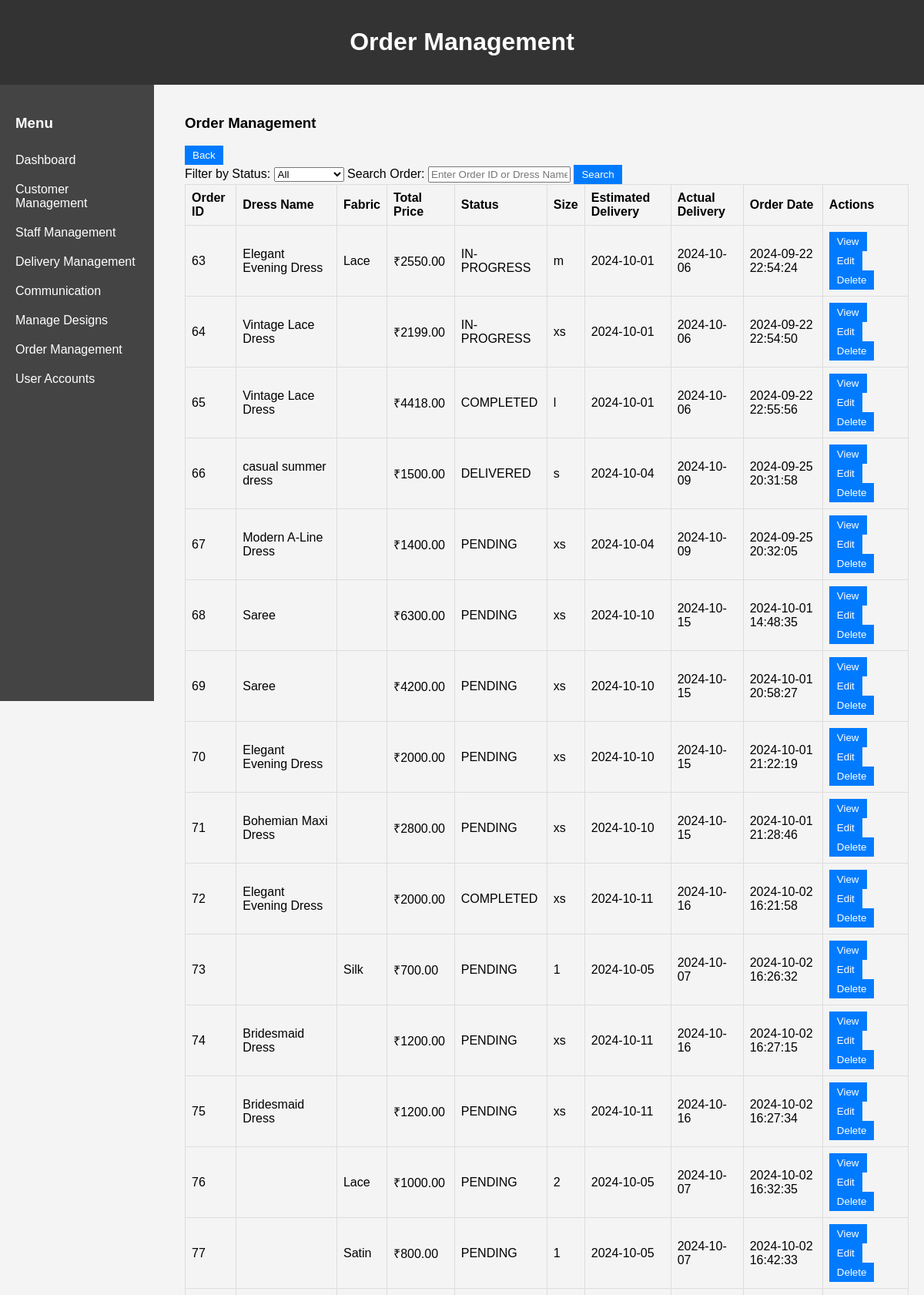
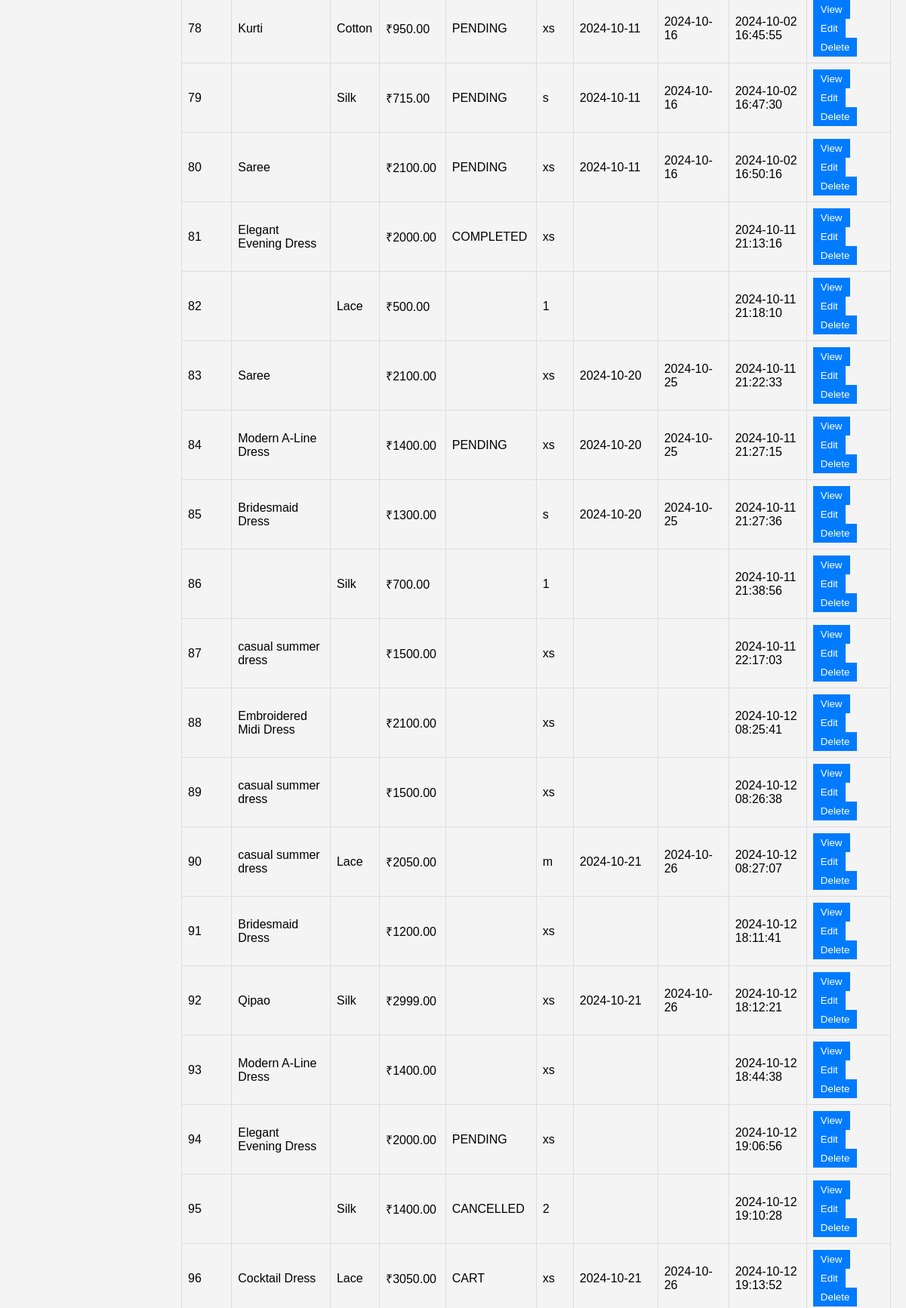
The page /admin/orderManage1.php (upper part) on the database its author committed (2 pictures, top to bottom).
### tables this page shows
CREATE TABLE `orders` (
  `ORDER_ID` int(11) NOT NULL,
  `USER_ID` int(11) NOT NULL,
  `DRESS_ID` int(11) DEFAULT NULL,
  `FABRIC_ID` int(11) DEFAULT NULL,
  `OPTION_ID` int(11) DEFAULT NULL,
  `STATUSES` enum('PENDING','IN-PROGRESS','COMPLETED','SHIPPED','DELIVERED','CANCELLED','CART') NOT NULL,
  `SSIZE` varchar(100) NOT NULL,
  `QUANTITY` int(2) NOT NULL,
  `TOTAL_PRICE` decimal(10,2) NOT NULL,
  `ESTIMATED_DELIVERY_DATE` date DEFAULT NULL,
  `ACTUAL_DELIVERY_DATE` date DEFAULT NULL,
  `CREATED_AT` datetime NOT NULL DEFAULT current_timestamp()
);

CREATE TABLE `dress` (
  `DRESS_ID` int(11) NOT NULL,
  `NAME` varchar(100) NOT NULL,
  `DESCRIPTION` text DEFAULT NULL,
  `FABRIC` varchar(50) NOT NULL,
  `COLOR` varchar(100) NOT NULL,
  `SIZES` varchar(100) NOT NULL,
  `BASE_PRICE` decimal(10,2) NOT NULL,
  `IMAGE_URL` varchar(255) DEFAULT NULL,
  `CREATED_AT` datetime NOT NULL DEFAULT current_timestamp(),
  `visibility` tinyint(1) DEFAULT 1
);

CREATE TABLE `fabrics` (
  `FABRIC_ID` int(11) NOT NULL,
  `NAME` varchar(100) NOT NULL,
  `IMAGE_URL` varchar(255) DEFAULT NULL,
  `DESCRIPTION` text DEFAULT NULL,
  `PRICE_PER_UNIT` decimal(10,2) NOT NULL,
  `AVAILABLE_QUANTITY` decimal(10,2) NOT NULL,
  `CREATED_AT` datetime NOT NULL DEFAULT current_timestamp(),
  `visibility` tinyint(1) DEFAULT 1,
  `STOCK_STATUS` varchar(20) NOT NULL DEFAULT 'In Stock'
);

### admin/orderManage1.php (the view, shortened to what this page needs)
<?php
$servername = "localhost";
$username = "root";
$password = "";
$dbname = "fashion";
$conn =  mysqli_connect($servername, $username, $password, $dbname);
$filter_status = $_POST['filter-status'] ?? 'all';
$search_order = $_POST['search-order'] ?? '';
$sql = "
    SELECT
        o.ORDER_ID,
        o.USER_ID,
        d.NAME as DRESS_NAME,
        f.NAME as FABRIC_NAME,
        o.TOTAL_PRICE,
        o.STATUSES,
        o.SSIZE,
        o.ESTIMATED_DELIVERY_DATE,
        o.ACTUAL_DELIVERY_DATE,
        o.CREATED_AT
    FROM orders o
    LEFT JOIN dress d ON o.DRESS_ID = d.DRESS_ID
    LEFT JOIN fabrics f ON o.FABRIC_ID = f.FABRIC_ID
    WHERE 1=1
";
$result = $conn->query($sql);
?>
<!DOCTYPE html>
<html lang="en">
<head>
    <link rel="stylesheet" href="admin.css">
</head>
<body>
    <div class="header">
        <h1>Order Management</h1>
    </div>
    <div class="admin-dashboard">
        <aside class="sidebar">
            <h3>Menu</h3>
            <a href="admindshbrd.html">Dashboard</a>
            <a href="customers.html">Customer Management</a>
            <a href="staff.html">Staff Management</a>
            <a href="delivery.html">Delivery Management</a>
            <a href="communications.html">Communication</a>
            <a href="manageDesign.html">Manage Designs</a>
            <a href="orderManage.php">Order Management</a>
            <a href="useracc.html">User Accounts</a>
        </aside>
        <main class="content">
            <h3>Order Management</h3>
            <a href="orderManage.php"><button>Back</button></a>
            <div class="filters">
                <form method="POST" action="orderManage.php">
                    <label for="filter-status">Filter by Status:</label>
                    <select id="filter-status" name="filter-status">
                        <option value="all" <?php if ($filter_status == 'all') echo 'selected'; ?>>All</option>
                    </select>
                    <label for="search-order">Search Order:</label>
                    <input type="text" id="search-order" name="search-order" placeholder="Enter Order ID or Dress Name" value="<?php echo htmlspecialchars($search_order); ?>">
                    <button type="submit">Search</button>
                </form>
            </div>
            <table>
                <thead>
                    <tr>
                        <th>Order ID</th>
                        <th>Dress Name</th>
                        <th>Fabric</th>
                        <th>Total Price</th>
                        <th>Status</th>
                        <th>Size</th>
                        <th>Estimated Delivery</th>
                        <th>Actual Delivery</th>
                        <th>Order Date</th>
                        <th>Actions</th>
                    </tr>
                </thead>
                <tbody>
                    <?php
                    if ($result->num_rows > 0) {
                        while ($row = $result->fetch_assoc()) {
                            echo "<tr>
                                    <td>{$row['ORDER_ID']}</td>
                                    <td>{$row['DRESS_NAME']}</td>
                                    <td>{$row['FABRIC_NAME']}</td>
                                    <td>₹{$row['TOTAL_PRICE']}</td>
                                    <td>{$row['STATUSES']}</td>
                                    <td>{$row['SSIZE']}</td>
                                    <td>{$row['ESTIMATED_DELIVERY_DATE']}</td>
                                    <td>{$row['ACTUAL_DELIVERY_DATE']}</td>
                                    <td>{$row['CREATED_AT']}</td>
                                    <td>
                                        <a href='viewOrder.php?order_id={$row['ORDER_ID']}'><button>View</button></a>
                                        <a href='editOrder.php?order_id={$row['ORDER_ID']}'><button>Edit</button></a>
                                        <a href='deleteOrder.php?order_id={$row['ORDER_ID']}' onclick=\"return confirm('Are you sure?')\"><button>Delete</button></a>
                                    </td>
                                </tr>";
                        }
                    } else {
                        echo "<tr><td colspan='10'>No orders found</td></tr>";
                    }
                    ?>
                </tbody>
            </table>
        </main>
    </div>
</body>
</html>

### admin/admin.css (style rules this page uses)
body { font-family: Arial, sans-serif; background-color: #f4f4f4; margin: 0; padding: 0; }
.header { background-color: #333; color: #fff; padding: 15px; text-align: center; }
.sidebar { width: 200px; background-color: #444; color: #fff; height: 100vh; float: left; padding: 20px; box-sizing: border-box; }
.sidebar a { color: #fff; display: block; padding: 10px 0; text-decoration: none; }
.content { margin-left: 220px; padding: 20px; box-sizing: border-box; }
table { width: 100%; border-collapse: collapse; }
th, td { border: 1px solid #ddd; padding: 8px; text-align: left; }
th { background-color: #f4f4f4; }
button { padding: 5px 10px; margin-right: 5px; border: none; background-color: #007bff; color: #fff; cursor: pointer; }

### rows shown on the page
orders: ORDER_ID "63", DRESS_ID.NAME "Elegant Evening Dress", FABRIC_ID.NAME "Lace", TOTAL_PRICE "2550.00", STATUSES "IN-PROGRESS", SSIZE "m", ESTIMATED_DELIVERY_DATE "2024-10-01", ACTUAL_DELIVERY_DATE "2024-10-06", CREATED_AT "2024-09-22 22:54:24"
orders: ORDER_ID "64", DRESS_ID.NAME "Vintage Lace Dress", TOTAL_PRICE "2199.00", STATUSES "IN-PROGRESS", SSIZE "xs", ESTIMATED_DELIVERY_DATE "2024-10-01", ACTUAL_DELIVERY_DATE "2024-10-06", CREATED_AT "2024-09-22 22:54:50"
orders: ORDER_ID "65", DRESS_ID.NAME "Vintage Lace Dress", TOTAL_PRICE "4418.00", STATUSES "COMPLETED", SSIZE "l", ESTIMATED_DELIVERY_DATE "2024-10-01", ACTUAL_DELIVERY_DATE "2024-10-06", CREATED_AT "2024-09-22 22:55:56"
orders: ORDER_ID "66", DRESS_ID.NAME "casual summer dress", TOTAL_PRICE "1500.00", STATUSES "DELIVERED", SSIZE "s", ESTIMATED_DELIVERY_DATE "2024-10-04", ACTUAL_DELIVERY_DATE "2024-10-09", CREATED_AT "2024-09-25 20:31:58"
orders: ORDER_ID "67", DRESS_ID.NAME "Modern A-Line Dress", TOTAL_PRICE "1400.00", STATUSES "PENDING", SSIZE "xs", ESTIMATED_DELIVERY_DATE "2024-10-04", ACTUAL_DELIVERY_DATE "2024-10-09", CREATED_AT "2024-09-25 20:32:05"
orders: ORDER_ID "68", DRESS_ID.NAME "Saree", TOTAL_PRICE "6300.00", STATUSES "PENDING", SSIZE "xs", ESTIMATED_DELIVERY_DATE "2024-10-10", ACTUAL_DELIVERY_DATE "2024-10-15", CREATED_AT "2024-10-01 14:48:35"
orders: ORDER_ID "69", DRESS_ID.NAME "Saree", TOTAL_PRICE "4200.00", STATUSES "PENDING", SSIZE "xs", ESTIMATED_DELIVERY_DATE "2024-10-10", ACTUAL_DELIVERY_DATE "2024-10-15", CREATED_AT "2024-10-01 20:58:27"
orders: ORDER_ID "70", DRESS_ID.NAME "Elegant Evening Dress", TOTAL_PRICE "2000.00", STATUSES "PENDING", SSIZE "xs", ESTIMATED_DELIVERY_DATE "2024-10-10", ACTUAL_DELIVERY_DATE "2024-10-15", CREATED_AT "2024-10-01 21:22:19"
orders: ORDER_ID "71", DRESS_ID.NAME "Bohemian Maxi Dress", TOTAL_PRICE "2800.00", STATUSES "PENDING", SSIZE "xs", ESTIMATED_DELIVERY_DATE "2024-10-10", ACTUAL_DELIVERY_DATE "2024-10-15", CREATED_AT "2024-10-01 21:28:46"
orders: ORDER_ID "72", DRESS_ID.NAME "Elegant Evening Dress", TOTAL_PRICE "2000.00", STATUSES "COMPLETED", SSIZE "xs", ESTIMATED_DELIVERY_DATE "2024-10-11", ACTUAL_DELIVERY_DATE "2024-10-16", CREATED_AT "2024-10-02 16:21:58"
orders: ORDER_ID "73", FABRIC_ID.NAME "Silk", TOTAL_PRICE "700.00", STATUSES "PENDING", SSIZE "1", ESTIMATED_DELIVERY_DATE "2024-10-05", ACTUAL_DELIVERY_DATE "2024-10-07", CREATED_AT "2024-10-02 16:26:32"
orders: ORDER_ID "74", DRESS_ID.NAME "Bridesmaid Dress", TOTAL_PRICE "1200.00", STATUSES "PENDING", SSIZE "xs", ESTIMATED_DELIVERY_DATE "2024-10-11", ACTUAL_DELIVERY_DATE "2024-10-16", CREATED_AT "2024-10-02 16:27:15"
orders: ORDER_ID "75", DRESS_ID.NAME "Bridesmaid Dress", TOTAL_PRICE "1200.00", STATUSES "PENDING", SSIZE "xs", ESTIMATED_DELIVERY_DATE "2024-10-11", ACTUAL_DELIVERY_DATE "2024-10-16", CREATED_AT "2024-10-02 16:27:34"
orders: ORDER_ID "76", FABRIC_ID.NAME "Lace", TOTAL_PRICE "1000.00", STATUSES "PENDING", SSIZE "2", ESTIMATED_DELIVERY_DATE "2024-10-05", ACTUAL_DELIVERY_DATE "2024-10-07", CREATED_AT "2024-10-02 16:32:35"
orders: ORDER_ID "77", FABRIC_ID.NAME "Satin", TOTAL_PRICE "800.00", STATUSES "PENDING", SSIZE "1", ESTIMATED_DELIVERY_DATE "2024-10-05", ACTUAL_DELIVERY_DATE "2024-10-07", CREATED_AT "2024-10-02 16:42:33"
orders: ORDER_ID "78", DRESS_ID.NAME "Kurti", FABRIC_ID.NAME "Cotton", TOTAL_PRICE "950.00", STATUSES "PENDING", SSIZE "xs", ESTIMATED_DELIVERY_DATE "2024-10-11", ACTUAL_DELIVERY_DATE "2024-10-16", CREATED_AT "2024-10-02 16:45:55"
orders: ORDER_ID "79", FABRIC_ID.NAME "Silk", TOTAL_PRICE "715.00", STATUSES "PENDING", SSIZE "s", ESTIMATED_DELIVERY_DATE "2024-10-11", ACTUAL_DELIVERY_DATE "2024-10-16", CREATED_AT "2024-10-02 16:47:30"
orders: ORDER_ID "80", DRESS_ID.NAME "Saree", TOTAL_PRICE "2100.00", STATUSES "PENDING", SSIZE "xs", ESTIMATED_DELIVERY_DATE "2024-10-11", ACTUAL_DELIVERY_DATE "2024-10-16", CREATED_AT "2024-10-02 16:50:16"
orders: ORDER_ID "81", DRESS_ID.NAME "Elegant Evening Dress", TOTAL_PRICE "2000.00", STATUSES "COMPLETED", SSIZE "xs", CREATED_AT "2024-10-11 21:13:16"
orders: ORDER_ID "82", FABRIC_ID.NAME "Lace", TOTAL_PRICE "500.00", SSIZE "1", CREATED_AT "2024-10-11 21:18:10"
orders: ORDER_ID "83", DRESS_ID.NAME "Saree", TOTAL_PRICE "2100.00", SSIZE "xs", ESTIMATED_DELIVERY_DATE "2024-10-20", ACTUAL_DELIVERY_DATE "2024-10-25", CREATED_AT "2024-10-11 21:22:33"
orders: ORDER_ID "84", DRESS_ID.NAME "Modern A-Line Dress", TOTAL_PRICE "1400.00", STATUSES "PENDING", SSIZE "xs", ESTIMATED_DELIVERY_DATE "2024-10-20", ACTUAL_DELIVERY_DATE "2024-10-25", CREATED_AT "2024-10-11 21:27:15"
orders: ORDER_ID "85", DRESS_ID.NAME "Bridesmaid Dress", TOTAL_PRICE "1300.00", SSIZE "s", ESTIMATED_DELIVERY_DATE "2024-10-20", ACTUAL_DELIVERY_DATE "2024-10-25", CREATED_AT "2024-10-11 21:27:36"
orders: ORDER_ID "86", FABRIC_ID.NAME "Silk", TOTAL_PRICE "700.00", SSIZE "1", CREATED_AT "2024-10-11 21:38:56"
orders: ORDER_ID "87", DRESS_ID.NAME "casual summer dress", TOTAL_PRICE "1500.00", SSIZE "xs", CREATED_AT "2024-10-11 22:17:03"
orders: ORDER_ID "88", DRESS_ID.NAME "Embroidered Midi Dress", TOTAL_PRICE "2100.00", SSIZE "xs", CREATED_AT "2024-10-12 08:25:41"
orders: ORDER_ID "89", DRESS_ID.NAME "casual summer dress", TOTAL_PRICE "1500.00", SSIZE "xs", CREATED_AT "2024-10-12 08:26:38"
orders: ORDER_ID "90", DRESS_ID.NAME "casual summer dress", FABRIC_ID.NAME "Lace", TOTAL_PRICE "2050.00", SSIZE "m", ESTIMATED_DELIVERY_DATE "2024-10-21", ACTUAL_DELIVERY_DATE "2024-10-26", CREATED_AT "2024-10-12 08:27:07"
orders: ORDER_ID "91", DRESS_ID.NAME "Bridesmaid Dress", TOTAL_PRICE "1200.00", SSIZE "xs", CREATED_AT "2024-10-12 18:11:41"
orders: ORDER_ID "92", DRESS_ID.NAME "Qipao", FABRIC_ID.NAME "Silk", TOTAL_PRICE "2999.00", SSIZE "xs", ESTIMATED_DELIVERY_DATE "2024-10-21", ACTUAL_DELIVERY_DATE "2024-10-26", CREATED_AT "2024-10-12 18:12:21"
orders: ORDER_ID "93", DRESS_ID.NAME "Modern A-Line Dress", TOTAL_PRICE "1400.00", SSIZE "xs", CREATED_AT "2024-10-12 18:44:38"
orders: ORDER_ID "94", DRESS_ID.NAME "Elegant Evening Dress", TOTAL_PRICE "2000.00", STATUSES "PENDING", SSIZE "xs", CREATED_AT "2024-10-12 19:06:56"
orders: ORDER_ID "95", FABRIC_ID.NAME "Silk", TOTAL_PRICE "1400.00", STATUSES "CANCELLED", SSIZE "2", CREATED_AT "2024-10-12 19:10:28"
orders: ORDER_ID "96", DRESS_ID.NAME "Cocktail Dress", FABRIC_ID.NAME "Lace", TOTAL_PRICE "3050.00", STATUSES "CART", SSIZE "xs", ESTIMATED_DELIVERY_DATE "2024-10-21", ACTUAL_DELIVERY_DATE "2024-10-26", CREATED_AT "2024-10-12 19:13:52"
